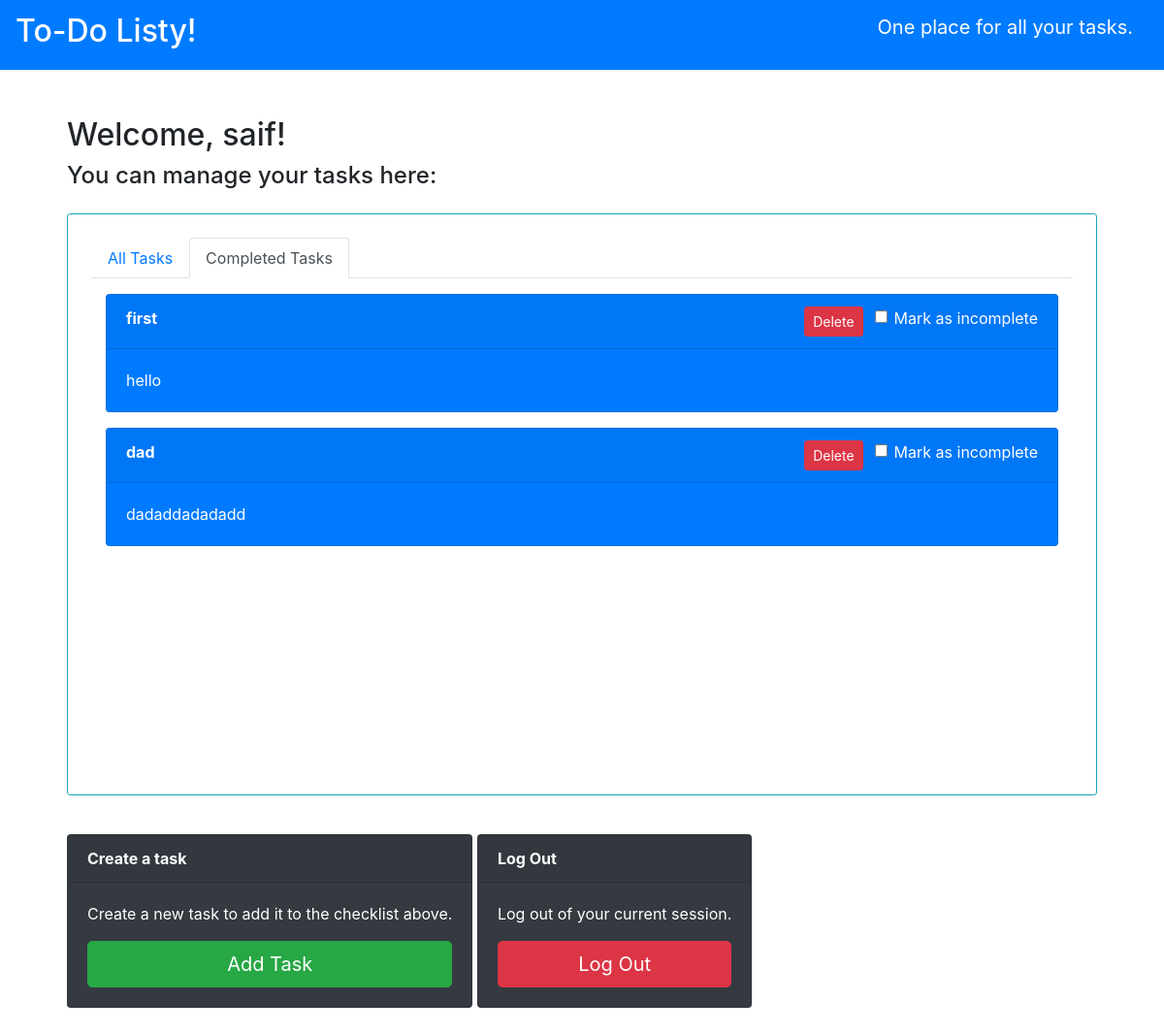
/?view=completed_tasks (signed in), run on the app's committed database.
### todolist/models.py (models this page shows, shortened)
class Tasks(models.Model):
    title = models.CharField(max_length = 100)
    body = models.TextField()
    date_created = models.DateTimeField(default=timezone.now)
    completed = models.BooleanField(default= False)
    creator = models.ForeignKey(User, on_delete=models.CASCADE)

### todolist/views.py (the view)
# urls.py: 2. Add a URL to urlpatterns:  path('', views.home, name='home')
@login_required
def home(req):
    user = req.user
    view_ct = req.GET.get('view', None)
    tasks = getTaskSet(user, view_ct)
    ctx = {
            'title':'To-Do Listy-Home',
            'tasks':tasks,
            'view':view_ct
        }
    return render(req, 'todolist/home.html', context = ctx)

### todolist/views.py (called while the page is built)
def getTaskSet(user, view_ct):
    tasks = user.tasks_set.all()
    if view_ct:
        tasks = tasks.filter(completed=True)
    else:
        tasks = tasks.filter(completed=False)
    return tasks

### todolist/templates/todolist/home.html (shortened to what this page needs)
{% extends "todolist/base.html" %}
{% block content %}
{% load static %}
<div class="p-4 my-4 text-black">
  <h2>Welcome, {{user.username}}!</h2>
  <h4>You can manage your tasks here:</h4>
  <div class="p-4 my-4 mx-auto w-70 border border-info rounded-sm" style="height:600px">
    <ul class="nav nav-tabs">
      <li class="nav-item">
        <a class="nav-link {%if not view%}active{%endif%}" href="/">All Tasks</a>
      </li>
      <li class="nav-item">
        <a class="nav-link {%if view%}active{%endif%}" href="/?view=completed_tasks">Completed Tasks</a>
      </li>
    </ul>
    {%if not view%}
      <div class="container overflow-auto" style="max-height: 500px;">
        {% if not tasks %}
        <div class="container my-3 mx-1">
          <div class="alert alert-info" role="alert">
              <strong>No tasks created yet! Add a task to get started.</strong>
          </div>
        </div>
        {% endif %}
        {% for i in tasks %}
        <div class="card my-3 text-white bg-primary mb-3 ">
          <div class="card-header d-inline-block" id="{{i.id}}"><strong>{{i.title}}</strong>
            <div class="form-check d-inline-block float-right ml-2">
              <input type="checkbox" class="form-check-input cb completed">
              <label class="form-check-label cb-label" for="completed">Mark as complete</label>
            </div>
            <div class="d-inline-block float-right mr-1">
              <button type="button" class="btn btn-danger btn-sm mx-2" id="delete">Delete</button>
            </div>
          </div>
          <div class="card-body">
            <p class="card-text">{{i.body}}</p>
          </div>
        </div>
        {% endfor %}
      </div>
    {%else%}
    <div class="container overflow-auto" style="max-height: 500px;">
    {% for i in tasks %}
      <div class="card my-3 text-white bg-primary mb-3 ">
        <div class="card-header d-inline-block" id="{{i.id}}"><strong>{{i.title}}</strong>
          <div class="form-check d-inline-block float-right ml-2" >
            <input type="checkbox" class="form-check-input cb incompleted">
            <label class="form-check-label cb-label" for="incompleted">Mark as incomplete</label>
          </div>
          <div class="d-inline-block float-right mr-1">
            <button type="button" class="btn btn-danger btn-sm" id="delete">Delete</button>
          </div>
        </div>
        <div class="card-body">
          <p class="card-text">{{i.body}}</p>
        </div>
      </div>
    {% endfor %}
    </div>
    {%endif%}
  </div>
  <div class="card text-white bg-dark mx-auto my-3 d-inline-block">
    <strong><div class="card-header">Create a task</div></strong>
    <div class="card-body">
      <p class="card-text">Create a new task to add it to the checklist above.</p>
      <a href="/add{%if view%}?view=completed_tasks{%endif%}"><button type="button" class="btn btn-success btn-lg btn-block">Add Task</button></a>
    </div>
  </div>
  <div class="card text-white bg-dark mx-auto my-3 d-inline-block" >
    <strong><div class="card-header">Log Out</div></strong>
    <div class="card-body">
      <p class="card-text">Log out of your current session.</p>
      <a href="/logout"><button type="button" class="btn btn-danger btn-lg btn-block">Log Out</button></a>
    </div>
  </div>
{% endblock content%}

### data on the page
Tasks: title "first", body "hello"
Tasks: title "dad", body "dadaddadadadd"

### other printed values
{{ user.username }} "saif"
